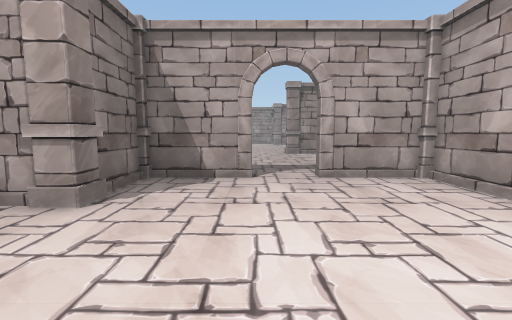
view 1 (above)

20 first-person views from a walk through a Unity game level. The camera is 1.2 m above the floor, tilts 6° down and sees 90° across. The floor is counted in squares, 1 m on a side. Each view is taken from the middle of a square. On the plan, view 1 faces up. The plan holds only what a view shows up to about 12 squares ahead; the rest is blank. The place goes on beyond the plan. The player character is not drawn. Some animated figures are left out. Door leaves are left out, so doorways stand open.

view 2
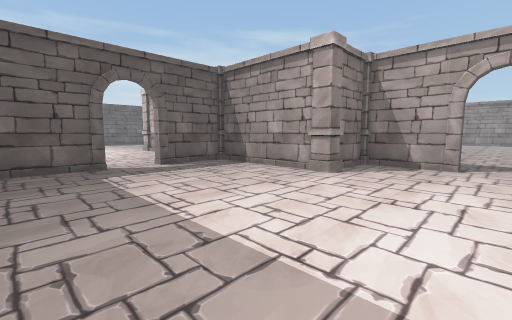

view 3
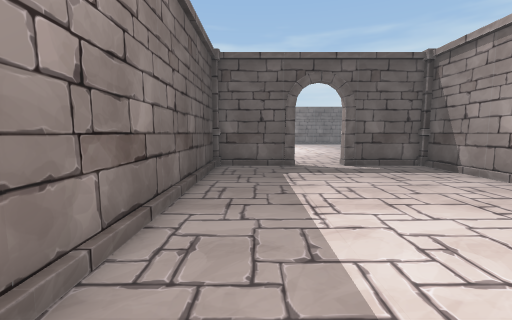

view 4
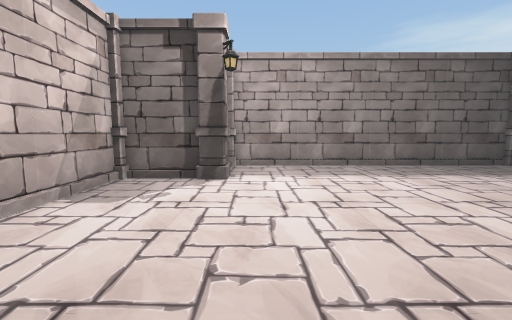

view 5
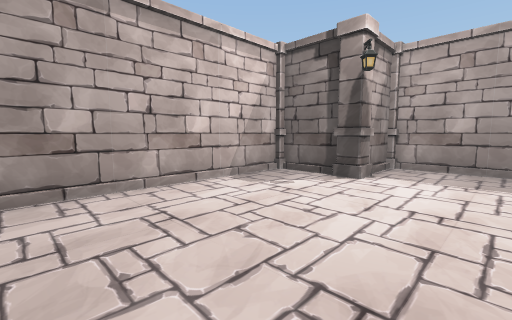

view 6
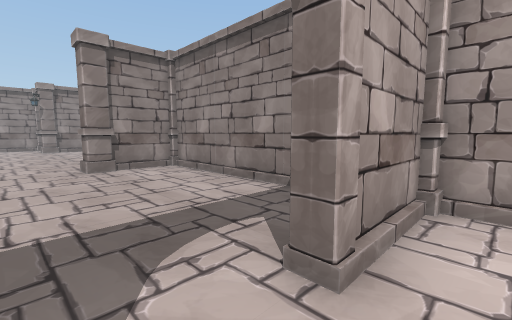

view 7
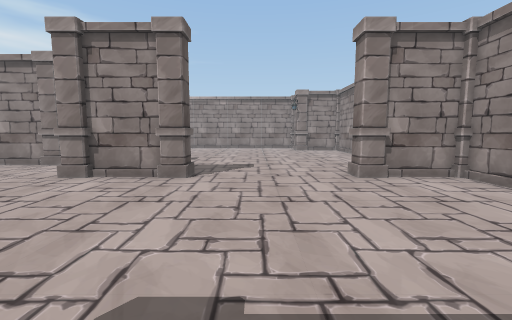

view 8
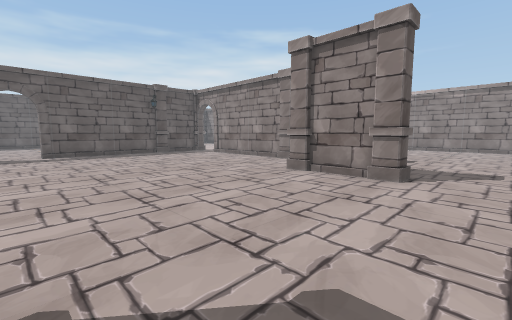

view 9
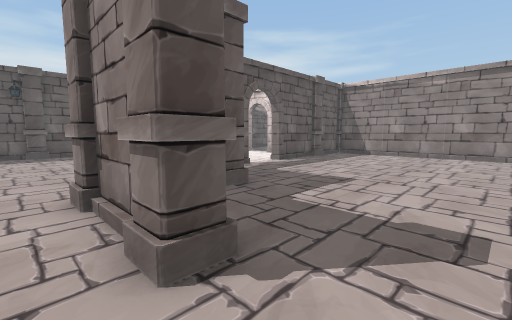

view 10
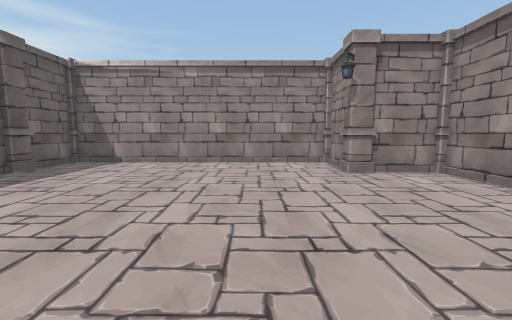

view 11
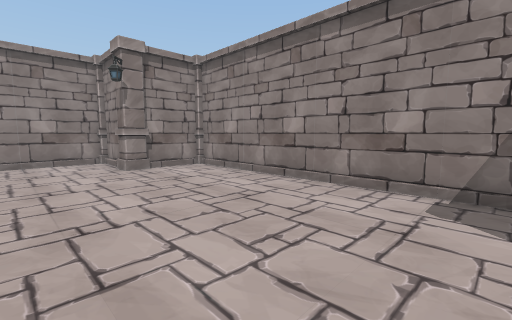

view 12
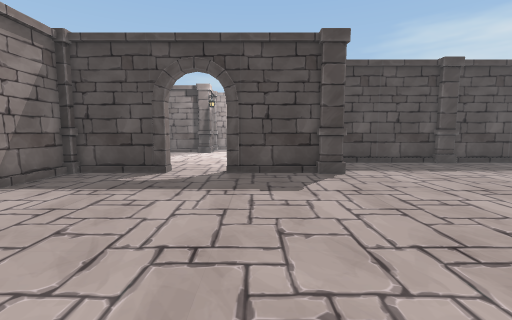

view 13
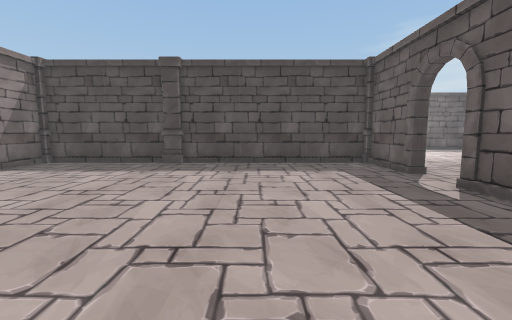

view 14
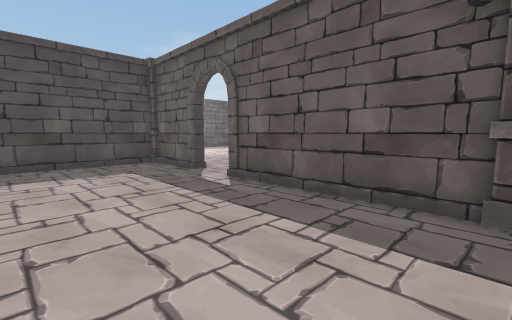

view 15
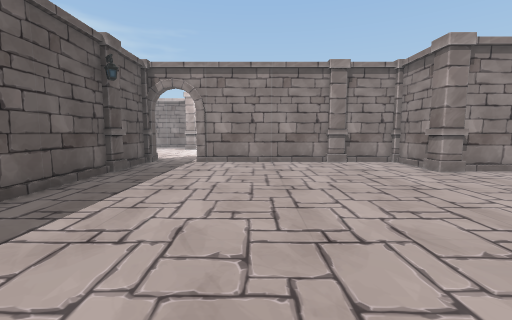

view 16
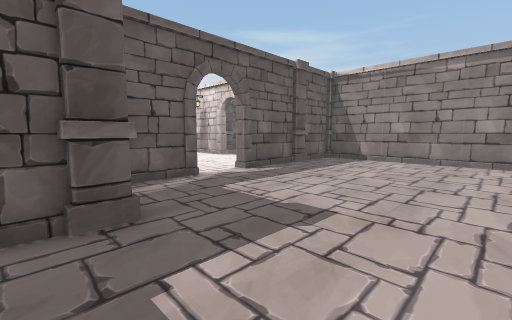

view 17
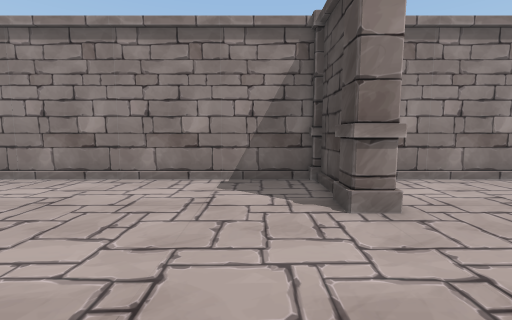

view 18
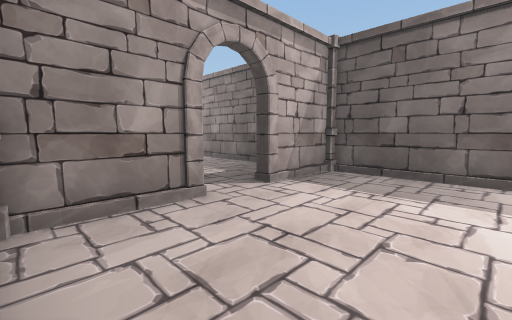

view 19
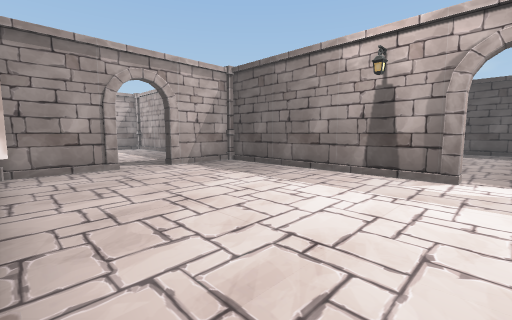

view 20
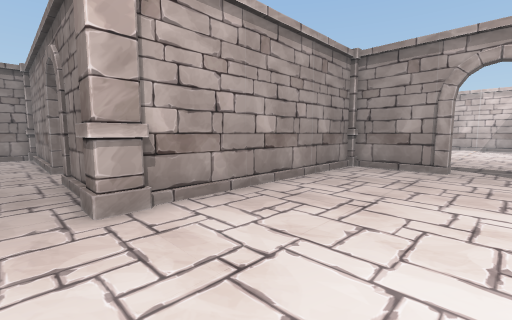

### Floor plan
Ten units are one square. View 1 is at (0, 0); x grows to the right and y downward. Boxes are objects, and circles mark ways between rooms. Rooms are numbered by the first view taken in them; rooms with no view inside come last. Other rooms are left out.
<svg viewBox="-186 -291 238 336">
<path fill="none" stroke="#000" d="M-34 -46 -34 -55M-44 -43 -84 -43M25 9 47 9 47 -70 17 -70 17 -72M-31 -65 -31 -50M-1 -72 -1 -70 -25 -70M-88 6 -85 6 -85 34M-85 -40 -85 -13 -88 -13M-90 36 20 36 20 18M-61 -158 -61 -175M-36 -151 -55 -151M-58 -175 -58 -169M-65 -178 -145 -178M-85 -211 -85 -191M29 -153 47 -153 47 -259 25 -259M-25 -72 -1 -72M-34 -55 -34 -65M17 -72 47 -72 47 -151 25 -151M-166 -175 -166 -94 -169 -94M20 -269 20 -286 -85 -286 -85 -229 -89 -229M-169 -75 -166 -75 -166 -46M-155 -45 -45 -45M-169 -56 -169 -75M-88 -13 -88 -36M-84 -43 -156 -43M-172 40 -172 36 -90 36M-88 34 -88 6M-169 -94 -169 -144M-175 -151 -181 -151"/>
<rect x="-45" y="-55" width="20" height="20" fill="#bbb"><title>pillar</title></rect>
<rect x="15" y="5" width="10" height="10" fill="#bbb"><title>pillar</title></rect>
<rect x="-175" y="-55" width="20" height="20" fill="#bbb"><title>pillar</title></rect>
<rect x="-175" y="-155" width="10" height="10" fill="#bbb"><title>pillar</title></rect>
<rect x="-95" y="-55" width="10" height="20" fill="#bbb"><title>pillar</title></rect>
<rect x="-95" y="-185" width="10" height="10" fill="#bbb"><title>pillar</title></rect>
<rect x="-95" y="-265" width="20" height="10" fill="#bbb"><title>pillar</title></rect>
<rect x="-65" y="-155" width="10" height="10" fill="#bbb"><title>pillar</title></rect>
<rect x="-65" y="-185" width="10" height="10" fill="#bbb"><title>pillar</title></rect>
<rect x="-35" y="-75" width="10" height="10" fill="#bbb"><title>pillar</title></rect>
<rect x="-35" y="-155" width="10" height="10" fill="#bbb"><title>pillar</title></rect>
<rect x="15" y="-155" width="10" height="10" fill="#bbb"><title>pillar</title></rect>
<rect x="15" y="-265" width="10" height="10" fill="#bbb"><title>pillar</title></rect>
<circle cx="5" cy="-70" r="3" fill="#2a7"/>
<circle cx="-90" cy="-5" r="3" fill="#2a7"/>
<circle cx="-170" cy="-85" r="3" fill="#2a7"/>
<text x="-20" y="-10">1</text>
<text x="-50" y="-160">2</text>
<text x="-140" y="-20">3</text>
</svg>
Room 1 opens to room 2. Room 1 opens to room 3. Room 2 opens to room 3.

Where each view was taken, in squares from view 1:
view 1: 0 up, 0 right, facing up
view 2: 3 down, 1 right, facing up-left
view 3: 2 down, 1 right, facing left
view 4: 6 up, 1 right, facing down
view 5: 6 up, 1 left, facing down-right
view 6: 6 up, 0 right, facing up-right
view 7: 8 up, 1 left, facing up
view 8: 8 up, 1 left, facing up-left
view 9: 14 up, 1 left, facing up-left
view 10: 18 up, 1 left, facing up
view 11: 17 up, 1 left, facing up-right
view 12: 15 up, 1 left, facing down
view 13: 15 up, 12 left, facing down
view 14: 15 up, 12 left, facing down-left
view 15: 7 up, 12 left, facing up
view 16: 17 up, 2 left, facing up-left
view 17: 17 up, 2 left, facing right
view 18: 4 up, 13 left, facing down-right
view 19: 4 up, 18 left, facing down-right
view 20: 0 up, 18 left, facing up-right
